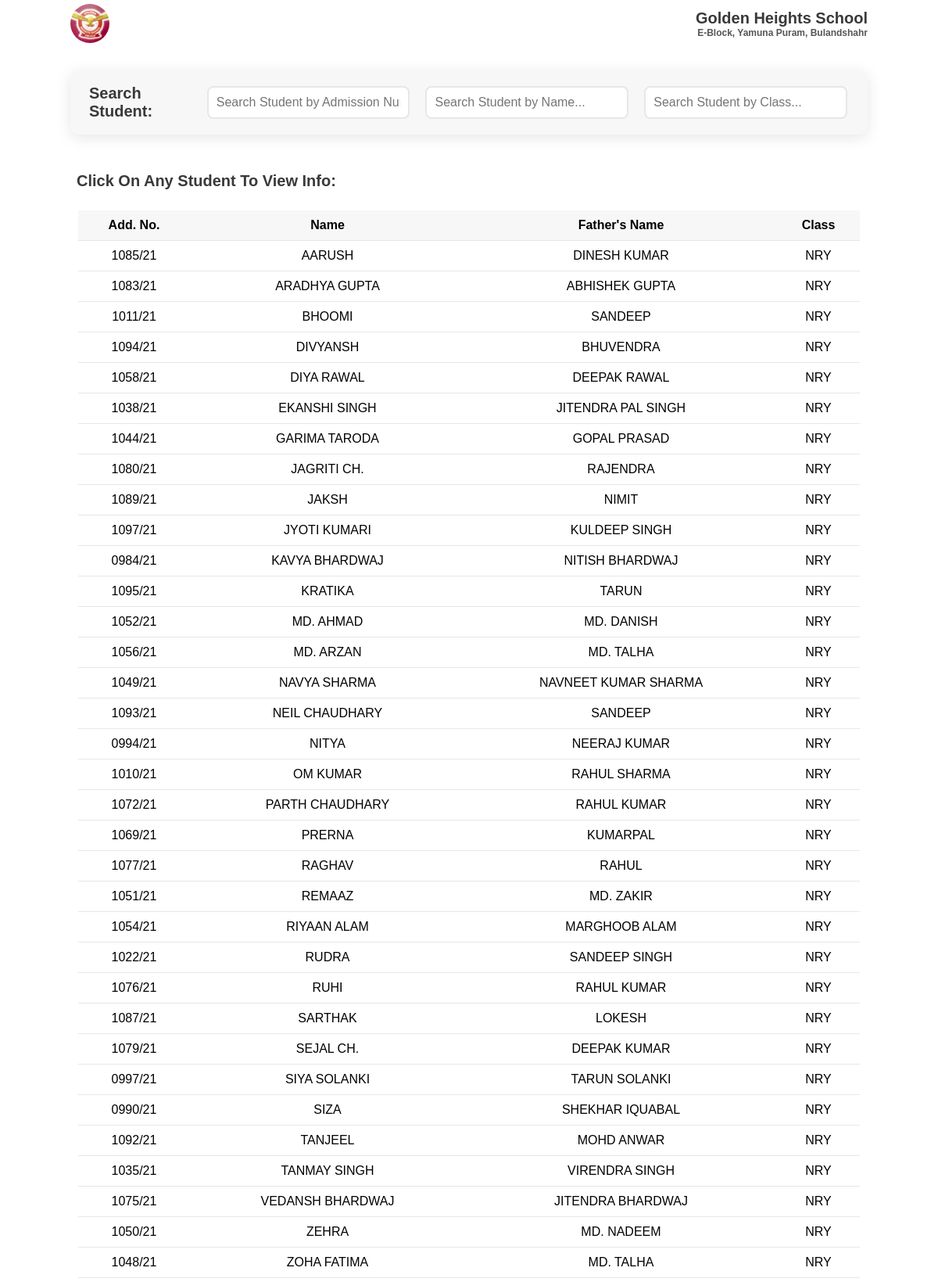
The page /students (signed in, upper part) on the database its author committed.
### school/models.py (models this page shows)
class Student(models.Model):
    fname = models.CharField(max_length=50)
    mname = models.CharField(max_length=50, blank=True, null=True)
    lname = models.CharField(max_length=50, blank=True, null=True)
    email = models.EmailField(blank=True, null=True)
    phone = models.CharField(max_length=15, blank=True, null=True)
    fathername = models.CharField(max_length=70)
    mothername = models.CharField(max_length=70, blank=True, null=True)
    fatherphone = models.IntegerField(blank=True, null=True)
    fatheremail = models.EmailField(blank=True, null=True)
    address = models.CharField(max_length=200, blank=True, null=True)
    add_no = models.CharField(max_length=50)
    roll_no = models.CharField(max_length=5, blank=True, null=True)
    dob = models.DateField(blank=True, null=True)
    added_date = models.DateField(auto_now_add=True, blank=True, null=True)
    modified_date = models.DateField(auto_now=True)
    gender = models.CharField(max_length=15, blank=True, null=True)
    religion = models.CharField(max_length=15, blank=True, null=True)
    category = models.CharField(max_length=15, blank=True, null=True)
    Class = models.ForeignKey(Classes, on_delete=models.PROTECT)
    school = models.ForeignKey(School, on_delete=models.PROTECT, default=1)
    session = models.ForeignKey(Session, on_delete=models.CASCADE, default=1)

class Classes(models.Model):
    school = models.ForeignKey(School, on_delete=models.CASCADE)
    clas = models.CharField(max_length=30)
    class_no = models.IntegerField(null=True, blank=True)

### school/views.py (the view)
# urls.py: path('students', views.students, name='students'),
def students(request):
    admin = request.user
    school = School.objects.get(user=admin)
    current = Current.objects.all()[0]
    students = Student.objects.filter(school=school, session=current.session).order_by('Class__class_no')
    return render(request, 'students.html', {'students': students})

### templates/students.html (shortened to what this page needs)
{% extends 'index.html' %}
{% load static %}
{% block css %}
<link rel="stylesheet" href="{% static '/css/style.css' %}" />
<link rel="stylesheet" href="{% static '/css/attendance.css' %}" />
<link rel="stylesheet" href="{% static '/css/teacherExam.css' %}" />
<link rel="stylesheet" href="{% static '/css/progress.css' %}" />
<link rel="stylesheet" href="{% static '/css/adminList.css' %}" />
<link rel="stylesheet" href="{% static '/css/studentList.css' %}" />
{% endblock css %}
{% block content %}
    <section id="main">
        <section id="list-hero">
            <div class="menu-list list-hero">
              <div class="list-hero-search">
                <h2>Search Student:</h2>
                <input
                  type="text"
                  id="search-add-no"
                  placeholder="Search Student by Admission Number..."
                  onkeyup="searchStud(event, 1)"
                />
                <input
                  type="text"
                  id="search-name"
                  placeholder="Search Student by Name..."
                  onkeyup="searchStud(event, 3)"
                />
                <input
                  type="text"
                  id="search-class"
                  placeholder="Search Student by Class..."
                  onkeyup="searchStud(event, 7)"
                />
              </div>
            </div>
          </section>
          <section id="admin-stud-list">
            <div class="admin-stud-list">
              <h2>Click on any student to view info:</h2>
              <div class="student-table-list">
                <table id="student-table">
                  <tr>
                    <th>Add. No.</th>
                    <th>Name</th>
                    <th>Father's Name</th>
                    <th>Class</th>
                  </tr>
                  {% for student in students %}
                  <tr onclick="document.location = '{% url 'school:studentoutline' student.id %}';" tabindex = {{forloop.counter}}>
                    <td>{{ student.add_no }}</td>
                    <td> {{ student.fname }} </td>
                    <td> {{ student.fathername }} </td>
                    <td> {{ student.Class.clas }} </td>
                  </tr>
                  {% endfor %}
                </table>
              </div>
            </div>
          </section>
    </section>
{% endblock content %}

### static/css/style.css (style rules this page uses)
:root { --dark-green: #1ab7ea; --light-green: #9cdabd; --dark-red: #fb3f4a; --light-red: #fb878e; --light-red: #2196f3; --light-grey: #f7f7f8; --dark-grey: #e7e7e8; --dark: #393939; --faded: #555555; --center-width: 85%; }
* { box-sizing: border-box; margin: 0; padding: 0; }
body { font-family: "Arial", sans-serif; -webkit-font-smoothing: antialiased; }
* { margin: 0; padding: 0; }
#main { margin: auto; margin-bottom: 100px; width: 100%; background-color: #fff; }
.menu-list, .component-back { background-color: var(--light-grey); border-radius: 10px; display: flex; justify-content: space-between; align-items: center; margin: 1em 0; padding: 10px 16px; transition: all 0.5s ease 0s; box-shadow: 0px 4px 20px rgba(0, 0, 0, 0.1); }
h2 { color: var(--dark); text-transform: capitalize; font-size: 20px; font-weight: 600; }

### static/css/adminList.css (style rules this page uses)
#list-hero { width: var(--center-width); margin: auto; }
.list-hero { flex-direction: column; align-items: baseline; }
.list-hero-search { width: 100%; display: flex; }
.list-hero-search input { margin: 10px; }
.list-hero-search > p, .list-hero-search > h2, .list-hero-filter > p { margin: 8px; }
input[type="text"] { outline: none; width: 30%; padding: 10px; font-size: 16px; border: 2px solid var(--dark-grey); border-radius: 8px; transition: all 0.4s ease; }
#admin-stud-list { width: var(--center-width); margin: auto; padding: 1em 0px; }
.admin-stud-list h2 { margin: 8px; padding: 8px 0px; }

### static/css/studentList.css (style rules this page uses)
.student-table-list { width: 100%; padding: 10px; }
.student-table-list table { width: 100%; border-collapse: collapse; border-spacing: 1px; text-align: center; }
.student-table-list table th { background-color: var(--light-grey); padding: 10px; }
.student-table-list table tr { border-bottom: 1px solid var(--dark-grey); }
.student-table-list table td { padding: 10px; }

### rows shown on the page
Student: add_no "1085/21", fname "AARUSH", fathername "DINESH KUMAR", Class.clas "NRY"
Student: add_no "1083/21", fname "ARADHYA GUPTA", fathername "ABHISHEK GUPTA", Class.clas "NRY"
Student: add_no "1011/21", fname "BHOOMI", fathername "SANDEEP", Class.clas "NRY"
Student: add_no "1094/21", fname "DIVYANSH", fathername "BHUVENDRA", Class.clas "NRY"
Student: add_no "1058/21", fname "DIYA RAWAL", fathername "DEEPAK RAWAL", Class.clas "NRY"
Student: add_no "1038/21", fname "EKANSHI SINGH", fathername "JITENDRA PAL SINGH", Class.clas "NRY"
Student: add_no "1044/21", fname "GARIMA TARODA", fathername "GOPAL PRASAD", Class.clas "NRY"
Student: add_no "1080/21", fname "JAGRITI CH.", fathername "RAJENDRA", Class.clas "NRY"
Student: add_no "1089/21", fname "JAKSH", fathername "NIMIT", Class.clas "NRY"
Student: add_no "1097/21", fname "JYOTI KUMARI", fathername "KULDEEP SINGH", Class.clas "NRY"
Student: add_no "0984/21", fname "KAVYA BHARDWAJ", fathername "NITISH BHARDWAJ", Class.clas "NRY"
Student: add_no "1095/21", fname "KRATIKA", fathername "TARUN", Class.clas "NRY"
Student: add_no "1052/21", fname "MD. AHMAD", fathername "MD. DANISH", Class.clas "NRY"
Student: add_no "1056/21", fname "MD. ARZAN", fathername "MD. TALHA", Class.clas "NRY"
Student: add_no "1049/21", fname "NAVYA SHARMA", fathername "NAVNEET KUMAR SHARMA", Class.clas "NRY"
Student: add_no "1093/21", fname "NEIL CHAUDHARY", fathername "SANDEEP", Class.clas "NRY"
Student: add_no "0994/21", fname "NITYA", fathername "NEERAJ KUMAR", Class.clas "NRY"
Student: add_no "1010/21", fname "OM KUMAR", fathername "RAHUL SHARMA", Class.clas "NRY"
Student: add_no "1072/21", fname "PARTH CHAUDHARY", fathername "RAHUL KUMAR", Class.clas "NRY"
Student: add_no "1069/21", fname "PRERNA", fathername "KUMARPAL", Class.clas "NRY"
Student: add_no "1077/21", fname "RAGHAV", fathername "RAHUL", Class.clas "NRY"
Student: add_no "1051/21", fname "REMAAZ", fathername "MD. ZAKIR", Class.clas "NRY"
Student: add_no "1054/21", fname "RIYAAN ALAM", fathername "MARGHOOB ALAM", Class.clas "NRY"
Student: add_no "1022/21", fname "RUDRA", fathername "SANDEEP SINGH", Class.clas "NRY"
Student: add_no "1076/21", fname "RUHI", fathername "RAHUL KUMAR", Class.clas "NRY"
Student: add_no "1087/21", fname "SARTHAK", fathername "LOKESH", Class.clas "NRY"
Student: add_no "1079/21", fname "SEJAL CH.", fathername "DEEPAK KUMAR", Class.clas "NRY"
Student: add_no "0997/21", fname "SIYA SOLANKI", fathername "TARUN SOLANKI", Class.clas "NRY"
Student: add_no "0990/21", fname "SIZA", fathername "SHEKHAR IQUABAL", Class.clas "NRY"
Student: add_no "1092/21", fname "TANJEEL", fathername "MOHD ANWAR", Class.clas "NRY"
Student: add_no "1035/21", fname "TANMAY SINGH", fathername "VIRENDRA SINGH", Class.clas "NRY"
Student: add_no "1075/21", fname "VEDANSH BHARDWAJ", fathername "JITENDRA BHARDWAJ", Class.clas "NRY"
Student: add_no "1050/21", fname "ZEHRA", fathername "MD. NADEEM", Class.clas "NRY"
Student: add_no "1048/21", fname "ZOHA FATIMA", fathername "MD. TALHA", Class.clas "NRY"
